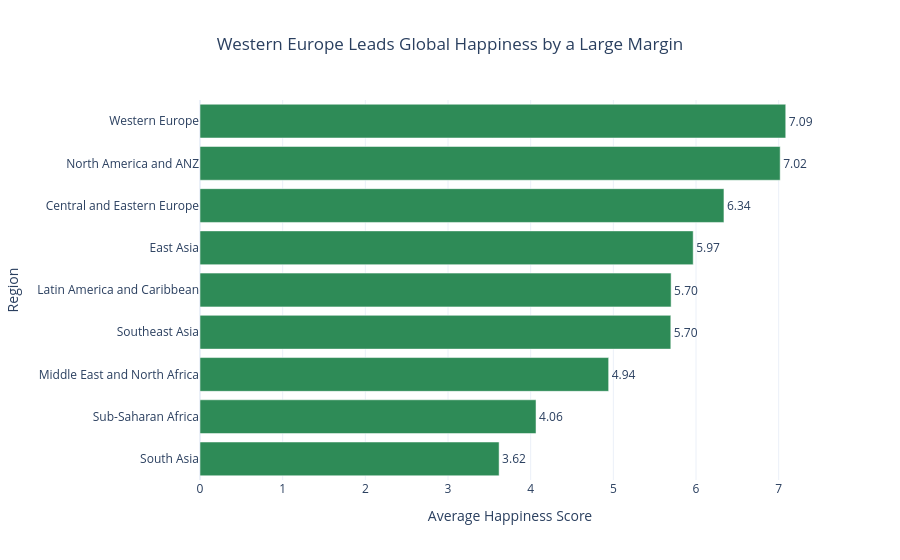

The code cell stored with this chart in its notebook:
### Code cell
# Task 1: Regional comparison bar chart
# -------------------------------------

# Step 1: Compute average happiness score by region
region_avg = (df.groupby('Region')['Happiness_Score']
              .mean()
              .reset_index()
              .sort_values('Happiness_Score', ascending=False))  

print(region_avg)

# Step 2: Build your chart
fig = px.bar(
    region_avg,
    x="Happiness_Score",
    y="Region",
    orientation="h", 
    title="Western Europe Leads Global Happiness by a Large Margin",
    color_discrete_sequence=["#2E8B57"]  
)


fig.update_layout(
    xaxis_range=[0, 7.5], 
    yaxis_categoryorder="total ascending",  
    template="plotly_white",
    title_x=0.5,
    xaxis_title="Average Happiness Score",
    yaxis_title="Region"
)


fig.update_traces(texttemplate="%{x:.2f}", textposition="outside")

fig.show()

### Figure 1 — Plotly figure (JSON) as saved in the notebook; plotly's stock layout.template omitted (floating-point values rounded to 4 significant figures)
{"data": [{"hovertemplate": "Happiness_Score=%{x}<br>Region=%{y}<extra></extra>", "legendgroup": "", "marker": {"color": "#2E8B57", "pattern": {"shape": ""}}, "name": "", "orientation": "h", "showlegend": false, "textposition": "outside", "texttemplate": "%{x:.2f}", "type": "bar", "x": [7.086, 7.018, 6.338, 5.966, 5.699, 5.695, 4.943, 4.065, 3.618], "xaxis": "x", "y": ["Western Europe", "North America and ANZ", "Central and Eastern Europe", "East Asia", "Latin America and Caribbean", "Southeast Asia", "Middle East and North Africa", "Sub-Saharan Africa", "South Asia"], "yaxis": "y"}], "layout": {"barmode": "relative", "legend": {"tracegroupgap": 0}, "title": {"text": "Western Europe Leads Global Happiness by a Large Margin", "x": 0.5}, "xaxis": {"anchor": "y", "domain": [0, 1], "range": [0, 7.5], "title": {"text": "Average Happiness Score"}}, "yaxis": {"anchor": "x", "categoryorder": "total ascending", "domain": [0, 1], "title": {"text": "Region"}}}}
